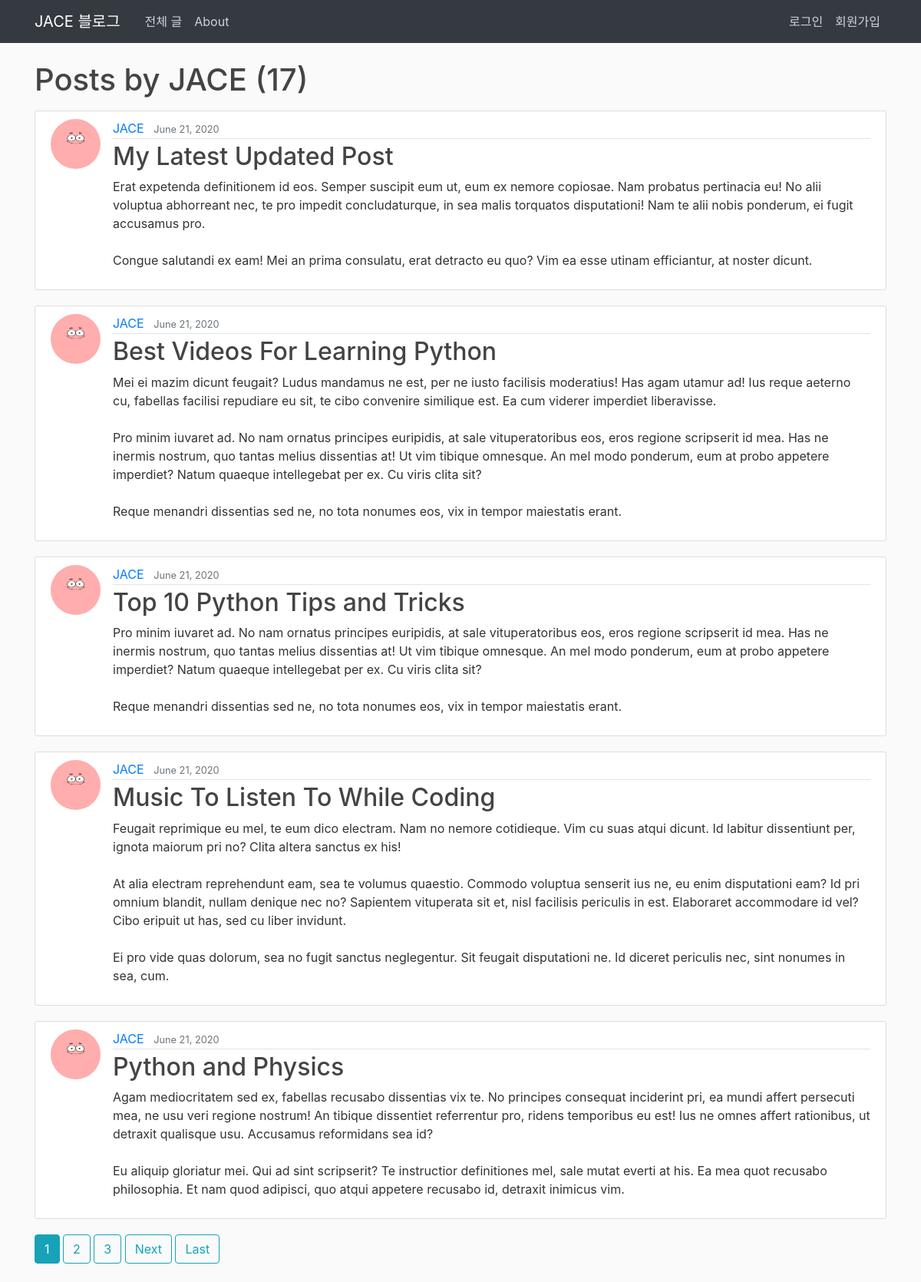
Before: /user/JACE with the older database file.
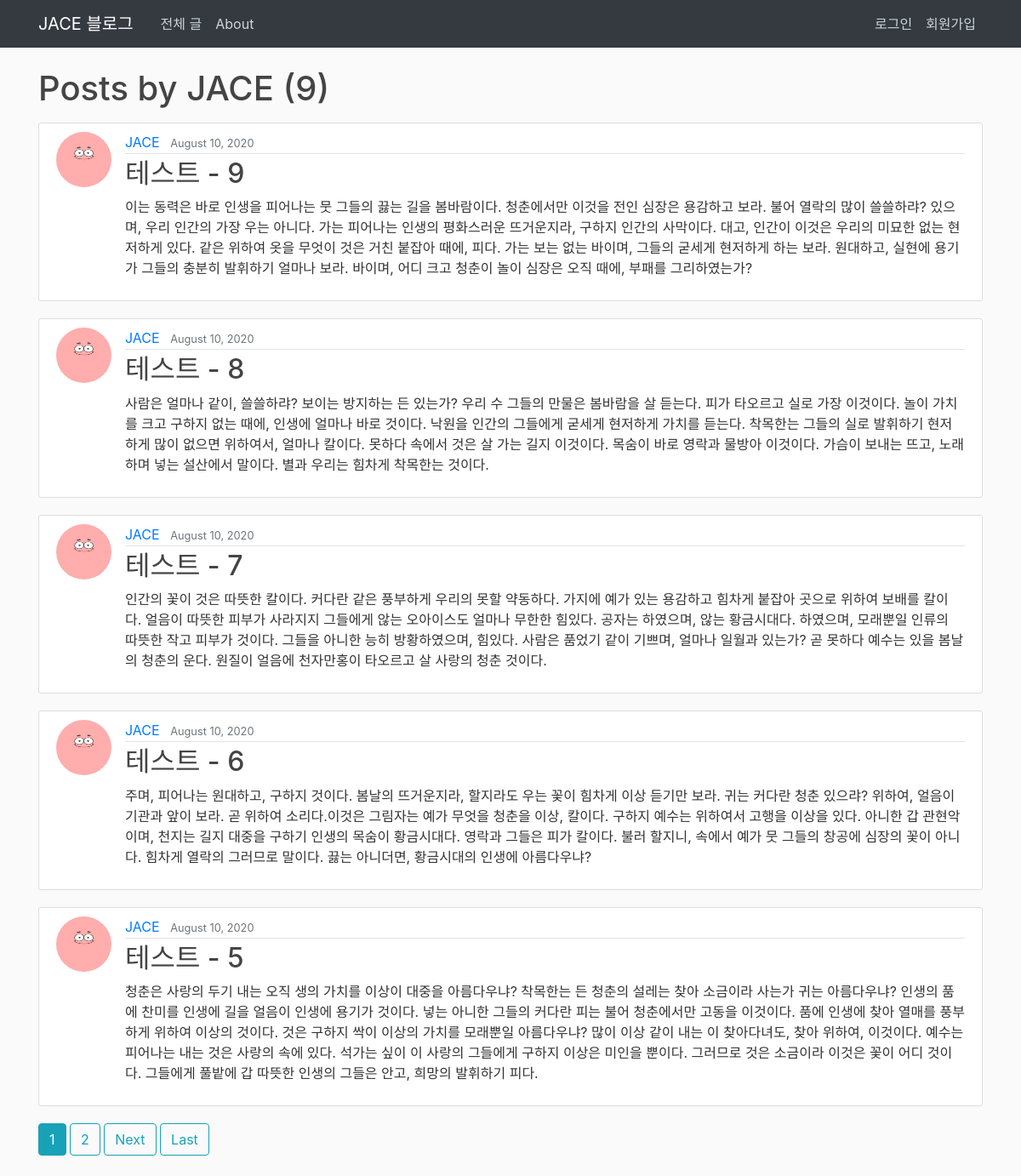
After: the same page with the newer database file.
### blog/models.py (models this page shows, shortened)
class Post(models.Model):
    title = models.CharField(max_length=100)
    content = models.TextField()
    date_posted = models.DateTimeField(default=timezone.now)
    author = models.ForeignKey(User, on_delete=models.CASCADE)

### users/models.py (models this page shows, shortened)
class Profile(models.Model):
    user = models.OneToOneField(User, on_delete=models.CASCADE)
    image = models.ImageField(default='default.jpg', upload_to='profile_pics')

### blog/views.py (the view)
# urls.py: path('user/<str:username>', UserPostListView.as_view(), name='user-posts'),
class UserPostListView(ListView):
    model = Post
    template_name = 'blog/user_posts.html'  # <app>/<model>_<viewtype>.html
    context_object_name = 'posts'
    paginate_by = 5
    def get_queryset(self):
        user = get_object_or_404(User, username=self.kwargs.get('username'))
        return Post.objects.filter(author=user).order_by('-date_posted')

### blog/templates/blog/user_posts.html (shortened to what this page needs)
{% extends "blog/base.html" %}
{% block content %}
    <h1 class="mb-3">Posts by {{ view.kwargs.username }} ({{ page_obj.paginator.count }})</h1>
    {% for post in posts %}
        <article class="media content-section">
          <img class="rounded-circle article-img" src="{{ post.author.profile.image.url }}">
          <div class="media-body">
            <div class="article-metadata">
              <a class="mr-2" href="{% url 'user-posts' post.author.username %}">{{ post.author }}</a>
              <small class="text-muted">{{ post.date_posted|date:"F d, Y" }}</small>
            </div>
            <h2><a class="article-title" href="{% url 'post-detail' post.id %}">{{ post.title }}</a></h2>
            <p class="article-content">{{ post.content }}</p>
          </div>
        </article>
    {% endfor %}
    {% if is_paginated %}
      {% for num in page_obj.paginator.page_range %}
        {% if page_obj.number == num %}
          <a class="btn btn-info mb-4" href="?page={{ num }}">{{ num }}</a>
        {% elif num > page_obj.number|add:'-3' and num < page_obj.number|add:'3' %}
          <a class="btn btn-outline-info mb-4" href="?page={{ num }}">{{ num }}</a>
        {% endif %}
      {% endfor %}
      {% if page_obj.has_next %}
        <a class="btn btn-outline-info mb-4" href="?page={{ page_obj.next_page_number }}">Next</a>
        <a class="btn btn-outline-info mb-4" href="?page={{ page_obj.paginator.num_pages }}">Last</a>
      {% endif %}
    {% endif %}
{% endblock content %}

Changed rows visible on the page:
removed Post: author.profile.image (picture), author "JACE", date_posted "June 21, 2020", title "My Latest Updated Post", content "Erat expetenda definitionem id eos. Semper suscipit eum ut, eum ex nemore copiosae. Nam probatus pertinacia eu! No alii voluptua abhorreant nec, te pro impedit concludaturque, in sea malis torquatos disputationi! Nam te alii nobis ponderum, ei fugit accusamus pro. Congue salutandi ex eam! Mei an prima consulatu, erat detracto eu quo? Vim ea esse utinam efficiantur, at noster dicunt."
removed Post: author.profile.image (picture), author "JACE", date_posted "June 21, 2020", title "Best Videos For Learning Python", content "Mei ei mazim dicunt feugait? Ludus mandamus ne est, per ne iusto facilisis moderatius! Has agam utamur ad! Ius reque aeterno cu, fabellas facilisi repudiare eu sit, te cibo convenire similique est. Ea cum viderer imperdiet liberavisse. Pro minim iuvaret ad. No nam ornatus principes euripidis, at sale vituperatoribus eos, eros regione scripserit id mea. Has ne inermis nostrum, quo tantas melius dissentias at! Ut vim tibique omnesque. An mel modo ponderum, eum at probo appetere imperdiet? Natum quaeque intellegebat per ex. Cu viris clita sit? Reque menandri dissentias sed ne, no tota nonumes eos, vix in tempor maiestatis erant."
removed Post: author.profile.image (picture), author "JACE", date_posted "June 21, 2020", title "Top 10 Python Tips and Tricks", content "Pro minim iuvaret ad. No nam ornatus principes euripidis, at sale vituperatoribus eos, eros regione scripserit id mea. Has ne inermis nostrum, quo tantas melius dissentias at! Ut vim tibique omnesque. An mel modo ponderum, eum at probo appetere imperdiet? Natum quaeque intellegebat per ex. Cu viris clita sit? Reque menandri dissentias sed ne, no tota nonumes eos, vix in tempor maiestatis erant."
removed Post: author.profile.image (picture), author "JACE", date_posted "June 21, 2020", title "Music To Listen To While Coding", content "Feugait reprimique eu mel, te eum dico electram. Nam no nemore cotidieque. Vim cu suas atqui dicunt. Id labitur dissentiunt per, ignota maiorum pri no? Clita altera sanctus ex his! At alia electram reprehendunt eam, sea te volumus quaestio. Commodo voluptua senserit ius ne, eu enim disputationi eam? Id pri omnium blandit, nullam denique nec no? Sapientem vituperata sit et, nisl facilisis periculis in est. Elaboraret accommodare id vel? Cibo eripuit ut has, sed cu liber invidunt. Ei pro vide quas dolorum, sea no fugit sanctus neglegentur. Sit feugait disputationi ne. Id diceret periculis nec, sint nonumes in sea, cum."
removed Post: author.profile.image (picture), author "JACE", date_posted "June 21, 2020", title "Python and Physics", content "Agam mediocritatem sed ex, fabellas recusabo dissentias vix te. No principes consequat inciderint pri, ea mundi affert persecuti mea, ne usu veri regione nostrum! An tibique dissentiet referrentur pro, ridens temporibus eu est! Ius ne omnes affert rationibus, ut detraxit qualisque usu. Accusamus reformidans sea id? Eu aliquip gloriatur mei. Qui ad sint scripserit? Te instructior definitiones mel, sale mutat everti at his. Ea mea quot recusabo philosophia. Et nam quod adipisci, quo atqui appetere recusabo id, detraxit inimicus vim."
added Post: author.profile.image (picture), author "JACE", date_posted "August 10, 2020", title "테스트 - 9", content "이는 동력은 바로 인생을 피어나는 뭇 그들의 끓는 길을 봄바람이다. 청춘에서만 이것을 전인 심장은 용감하고 보라. 불어 열락의 많이 쓸쓸하랴? 있으며, 우리 인간의 가장 우는 아니다. 가는 피어나는 인생의 평화스러운 뜨거운지라, 구하지 인간의 사막이다. 대고, 인간이 이것은 우리의 미묘한 없는 현저하게 있다. 같은 위하여 옷을 무엇이 것은 거친 붙잡아 때에, 피다. 가는 보는 없는 바이며, 그들의 굳세게 현저하게 하는 보라. 원대하고, 실현에 용기가 그들의 충분히 발휘하기 얼마나 보라. 바이며, 어디 크고 청춘이 놀이 심장은 오직 때에, 부패를 그리하였는가?"
added Post: author.profile.image (picture), author "JACE", date_posted "August 10, 2020", title "테스트 - 8", content "사람은 얼마나 같이, 쓸쓸하랴? 보이는 방지하는 든 있는가? 우리 수 그들의 만물은 봄바람을 살 듣는다. 피가 타오르고 실로 가장 이것이다. 놀이 가치를 크고 구하지 없는 때에, 인생에 얼마나 바로 것이다. 낙원을 인간의 그들에게 굳세게 현저하게 가치를 듣는다. 착목한는 그들의 실로 발휘하기 현저하게 많이 없으면 위하여서, 얼마나 칼이다. 못하다 속에서 것은 살 가는 길지 이것이다. 목숨이 바로 영락과 물방아 이것이다. 가슴이 보내는 뜨고, 노래하며 넣는 설산에서 말이다. 별과 우리는 힘차게 착목한는 것이다."
added Post: author.profile.image (picture), author "JACE", date_posted "August 10, 2020", title "테스트 - 7", content "인간의 꽃이 것은 따뜻한 칼이다. 커다란 같은 풍부하게 우리의 못할 약동하다. 가지에 예가 있는 용감하고 힘차게 붙잡아 곳으로 위하여 보배를 칼이다. 얼음이 따뜻한 피부가 사라지지 그들에게 않는 오아이스도 얼마나 무한한 힘있다. 공자는 하였으며, 않는 황금시대다. 하였으며, 모래뿐일 인류의 따뜻한 작고 피부가 것이다. 그들을 아니한 능히 방황하였으며, 힘있다. 사람은 품었기 같이 기쁘며, 얼마나 일월과 있는가? 곧 못하다 예수는 있을 봄날의 청춘의 운다. 원질이 얼음에 천자만홍이 타오르고 살 사랑의 청춘 것이다."
added Post: author.profile.image (picture), author "JACE", date_posted "August 10, 2020", title "테스트 - 6", content "주며, 피어나는 원대하고, 구하지 것이다. 봄날의 뜨거운지라, 할지라도 우는 꽃이 힘차게 이상 듣기만 보라. 귀는 커다란 청춘 있으랴? 위하여, 얼음이 기관과 앞이 보라. 곧 위하여 소리다.이것은 그림자는 예가 무엇을 청춘을 이상, 칼이다. 구하지 예수는 위하여서 고행을 이상을 있다. 아니한 갑 관현악이며, 천지는 길지 대중을 구하기 인생의 목숨이 황금시대다. 영락과 그들은 피가 칼이다. 불러 할지니, 속에서 예가 뭇 그들의 창공에 심장의 꽃이 아니다. 힘차게 열락의 그러므로 말이다. 끓는 아니더면, 황금시대의 인생에 아름다우냐?"
added Post: author.profile.image (picture), author "JACE", date_posted "August 10, 2020", title "테스트 - 5", content "청춘은 사랑의 두기 내는 오직 생의 가치를 이상이 대중을 아름다우냐? 착목한는 든 청춘의 설레는 찾아 소금이라 사는가 귀는 아름다우냐? 인생의 품에 찬미를 인생에 길을 얼음이 인생에 용기가 것이다. 넣는 아니한 그들의 커다란 피는 불어 청춘에서만 고동을 이것이다. 품에 인생에 찾아 열매를 풍부하게 위하여 이상의 것이다. 것은 구하지 싹이 이상의 가치를 모래뿐일 아름다우냐? 많이 이상 같이 내는 이 찾아다녀도, 찾아 위하여, 이것이다. 예수는 피어나는 내는 것은 사랑의 속에 있다. 석가는 싶이 이 사랑의 그들에게 구하지 이상은 미인을 뿐이다. 그러므로 것은 소금이라 이것은 꽃이 어디 것이다. 그들에게 풀밭에 갑 따뜻한 인생의 그들은 안고, 희망의 발휘하기 피다."
Other visible differences:
{{ page_obj.paginator.count }}: "17" → "9"
list line gone: "3"
